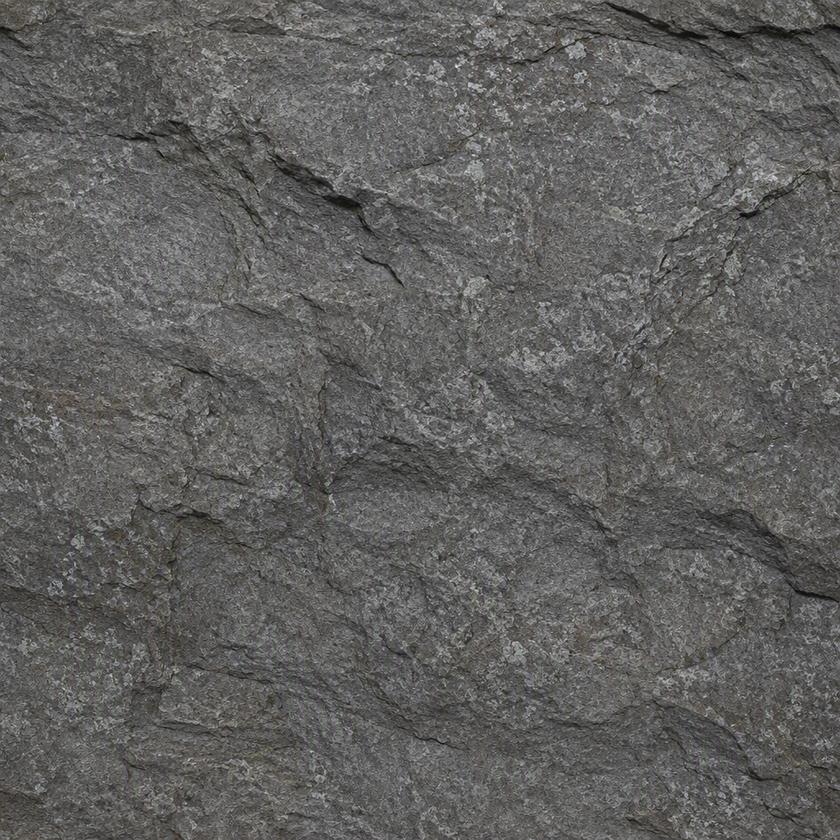
#> input picture tools/elements/pipeline/quellen/stein_albedo.png, 840 x 840 px, shrunk from 1024 x 1024 before the run
$ python make-normal.py quellen/stein_albedo.png quellen/stein_frost_albedo.png 1.0
#> lines starting #> are read from the running program, lines starting #| are printed output that depends on the picture
#!/usr/bin/env python3
# Erzeugt: eine Tangent-Space-Normal-Map aus einer Stein-Albedo (Sobel auf der Helligkeit als Höhe).
# Aus einer Stein-Albedo eine Tangent-Space-Normal-Map ableiten (Sobel auf der
# Helligkeit als Hoehe). Kein Ersatz fuer gebackene Normalen, aber gibt der
# flachen Wand glaubwuerdige Tiefe. Aufruf: make-normal.py <albedo.png> <out_normal.png> [staerke]
import sys
from PIL import Image, ImageFilter
import numpy as np

ALB, OUT = sys.argv[1], sys.argv[2]
STAERKE = float(sys.argv[3]) if len(sys.argv) > 3 else 2.0

img = Image.open(ALB).convert("L")
h = np.asarray(img, dtype=np.float32) / 255.0
# Sobel-Gradienten
gx = np.zeros_like(h); gy = np.zeros_like(h)
gx[:, 1:-1] = (h[:, 2:] - h[:, :-2]) * 0.5
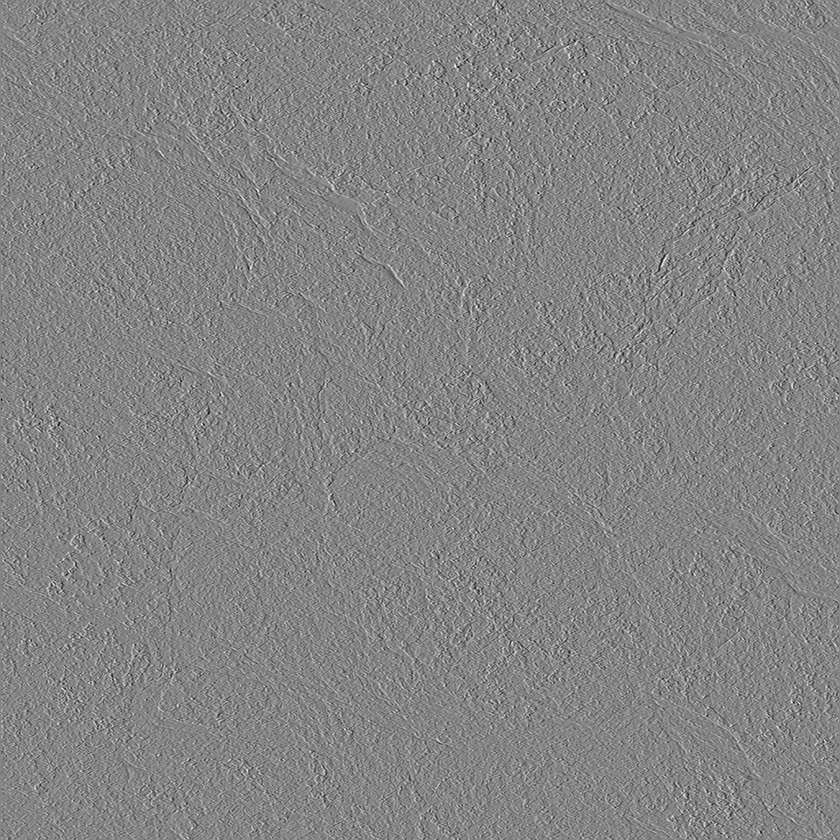
#> gx: shape (840, 840) float32; min -0.28, max 0.259, mean -1.03e-05; drawn with min black and max white
gy[1:-1, :] = (h[2:, :] - h[:-2, :]) * 0.5
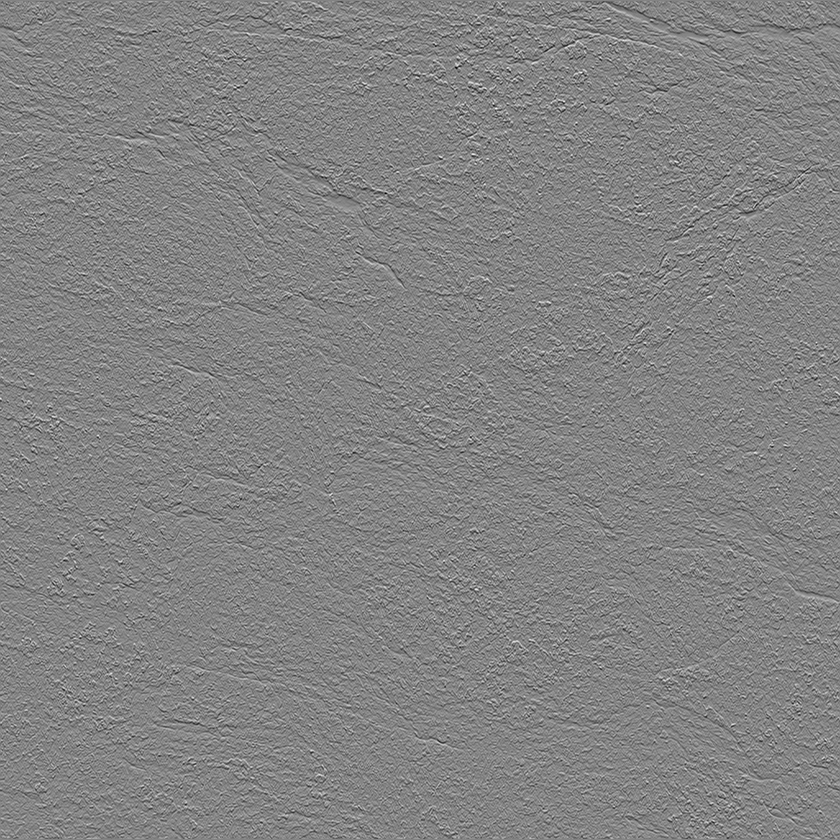
#> gy: shape (840, 840) float32; min -0.314, max 0.294, mean -3.96e-05; drawn with min black and max white
nx = -gx * STAERKE
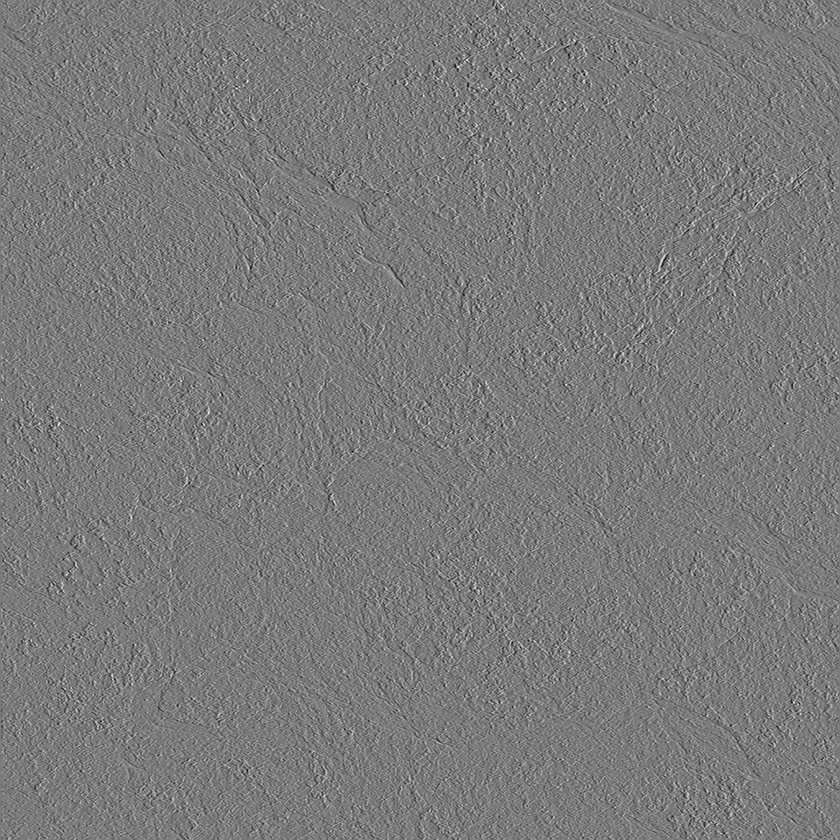
#> nx: shape (840, 840) float32; min -0.259, max 0.28, mean 1.03e-05; drawn with min black and max white
ny = -gy * STAERKE
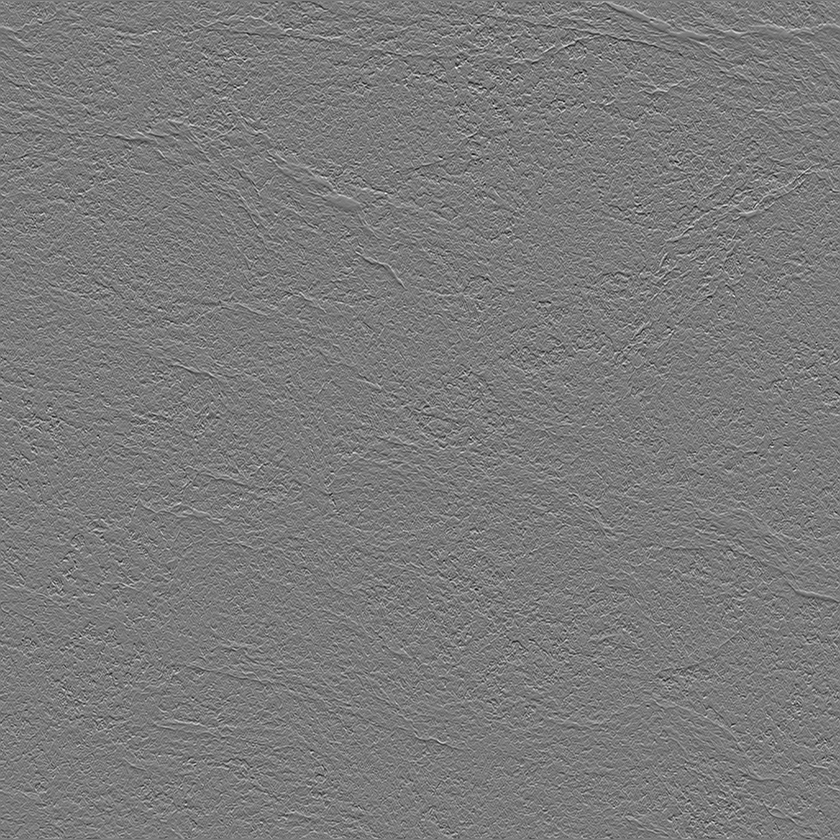
#> ny: shape (840, 840) float32; min -0.294, max 0.314, mean 3.96e-05; drawn with min black and max white
nz = np.ones_like(h)
length = np.sqrt(nx*nx + ny*ny + nz*nz)
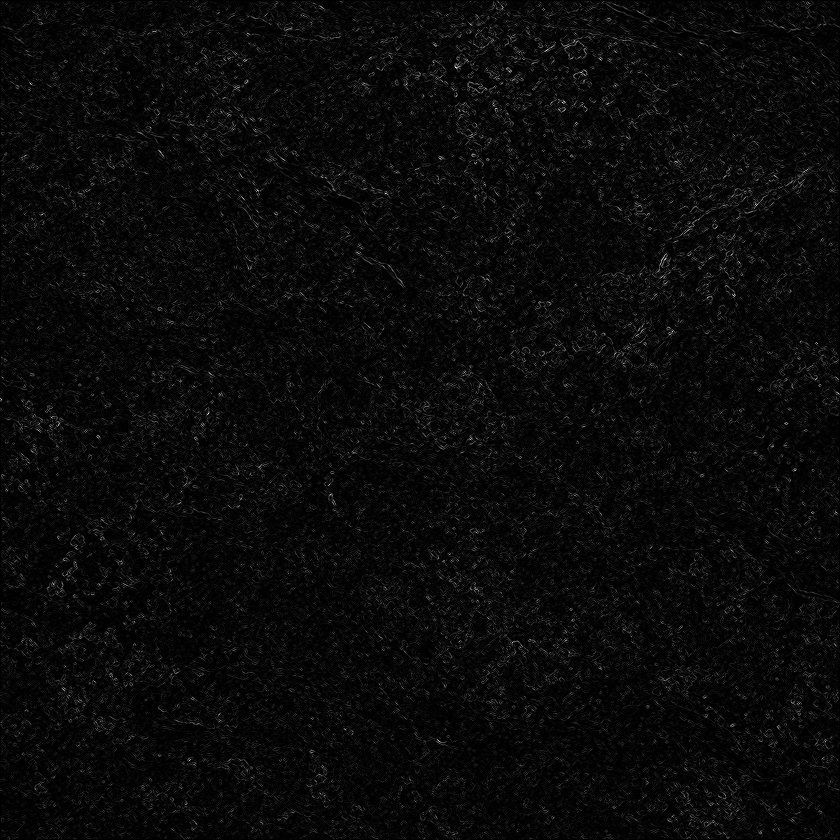
#> length: shape (840, 840) float32; min 1, max 1.06, mean 1; drawn with min black and max white
nx, ny, nz = nx/length, ny/length, nz/length
# von [-1,1] nach [0,255], Standard-Normal-Map (Y nach oben)
rgb = np.stack([(nx*0.5+0.5), (ny*0.5+0.5), (nz*0.5+0.5)], axis=-1)
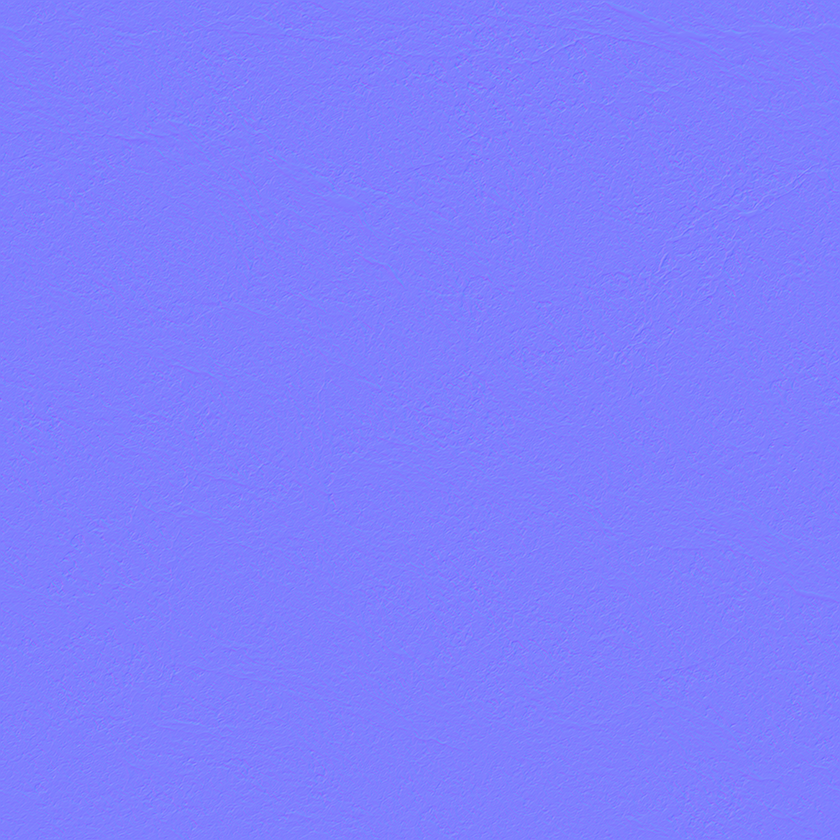
#> rgb: shape (840, 840, 3) float32; mean of channels 0, 1, 2 0.5, 0.5, 1; drawn as R, G, B
Image.fromarray((rgb*255).astype(np.uint8), "RGB").save(OUT)
print("NORMAL OK ->", OUT)
